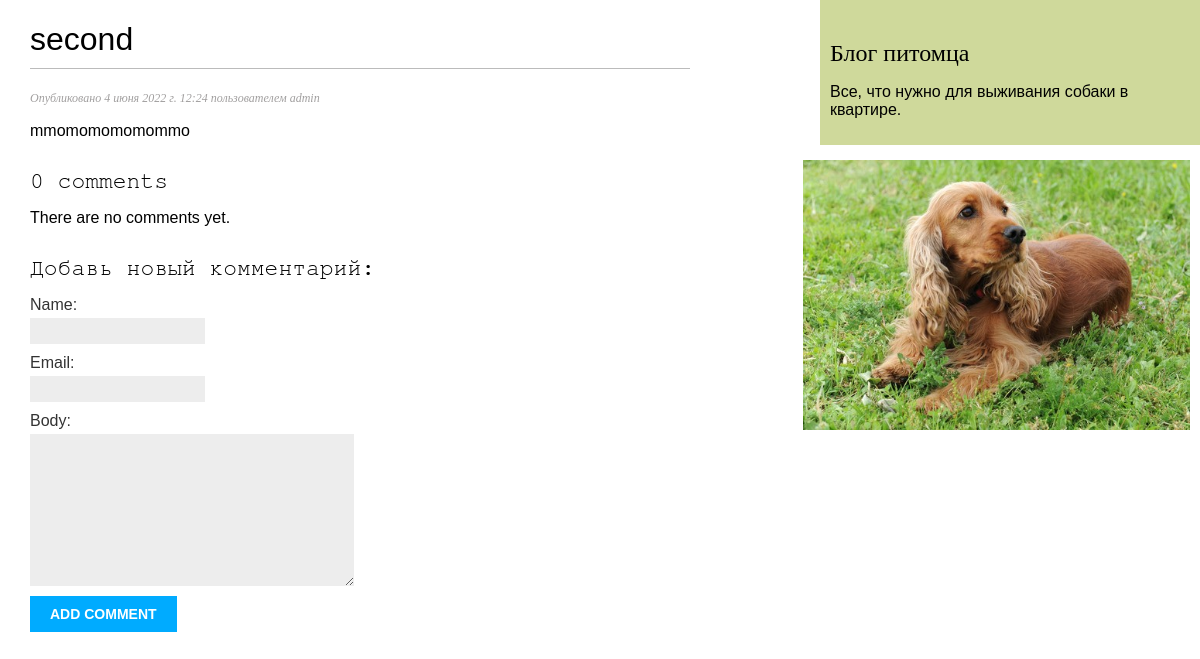
Page /blog/2/ on the earlier database version.
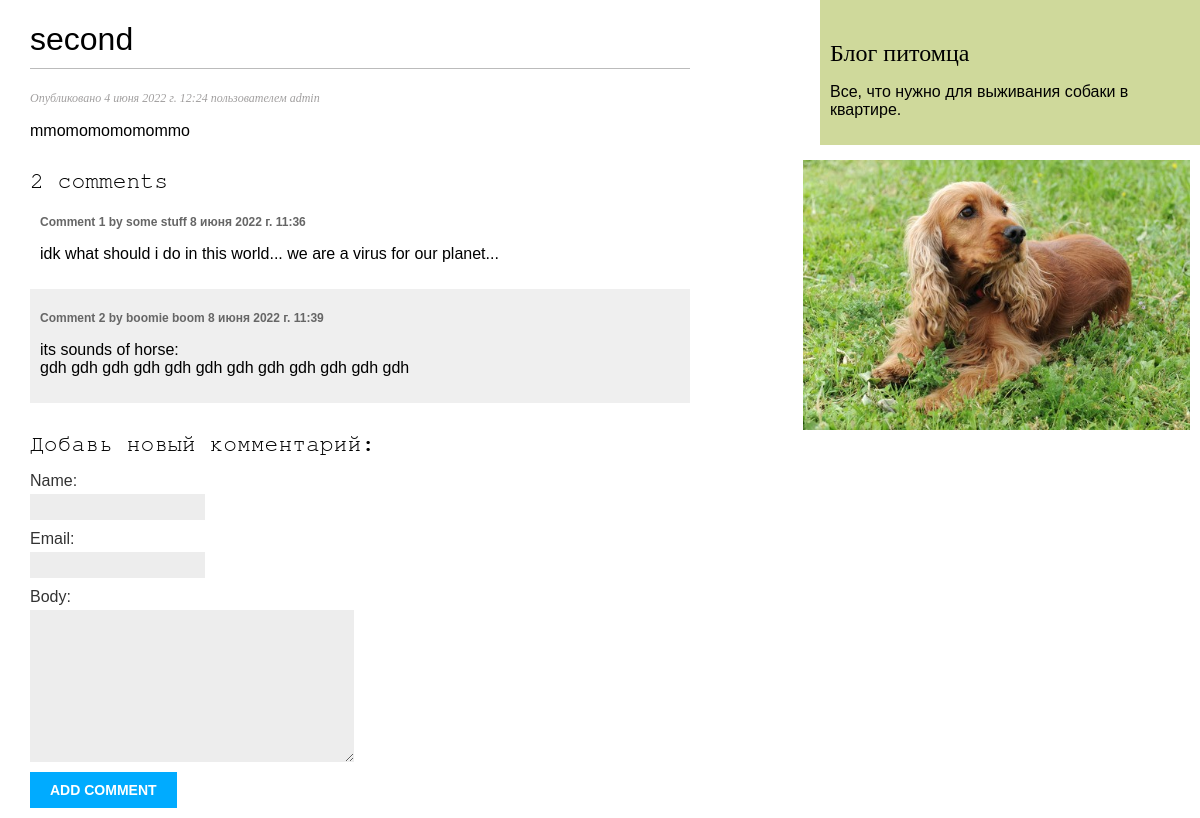
Same page on the later database version.
### blog/models.py (models this page shows, shortened)
class Comment(models.Model):
    post = models.ForeignKey(Post, on_delete=models.CASCADE, related_name='comments')
    name = models.CharField(max_length=80)
    email = models.EmailField()
    body = models.TextField()
    created = models.DateTimeField(auto_now_add=True)
    updated = models.DateTimeField(auto_now=True)
    active = models.BooleanField(default=True)
    class Meta:
        ordering = ['created']
        indexes = [
            models.Index(fields=['created']),
        ]

### blog/views.py (the view)
# urls.py: path('<int:id>/', views.post_detail, name='post_detail'),
def post_detail(request, id):
    post = get_object_or_404(Post, id=id, status=Post.Status.PUBLISHED)
    comments = post.comments.filter(active=True)
    form = CommentForm()
    return render(request, 'blog/post/detail.html', {'post': post, 'comments': comments,'form': form})

### blog/forms.py
class CommentForm(forms.ModelForm):
	class Meta:
		model = Comment
		fields = ['name', 'email', 'body']

### blog/templates/blog/post/detail.html (shortened to what this page needs)
{% extends "blog/base.html" %}
{% block content %}
	<h1>{{ post.title }}</h1>
	<p class="date">
		Опубликовано {{ post.publish }} пользователем {{ post.author }}
	</p>
	{{ post.body|linebreaks }}
	{% with comments.count as total_comments %}
		<h2 class="abc">{{ total_comments }} comment{{ total_comments|pluralize }}</h2>
	{% endwith %}
	{% for comment in comments %}
		<div class="comment">
			<p class="info">
				Comment {{ forloop.counter }} by {{ comment.name }}
				{{ comment.created }}
			</p>
			{{ comment.body|linebreaks }}
		</div>
	{% empty %}
		<p>There are no comments yet.</p>
	{% endfor %}
	<h2 class="abc">Добавь новый комментарий:</h2>
		<form action="{% url "blog:post_comment" post.id %}" method="post">
			{{ form.as_p }}
			<p><input type="submit" value="Add comment"></p>
		</form>
{% endblock %}

Differences in the rows shown:
added Comment: name "some stuff", created "8 июня 2022 г. 11:36", body "idk what should i do in this world... we are a virus for our planet..."
added Comment: name "boomie boom", created "8 июня 2022 г. 11:39", body "its sounds of horse: gdh gdh gdh gdh gdh gdh gdh gdh gdh gdh gdh gdh"
Other differences:
{{ total_comments }}: "0" → "2"
text no longer shown: "There are no comments yet."
